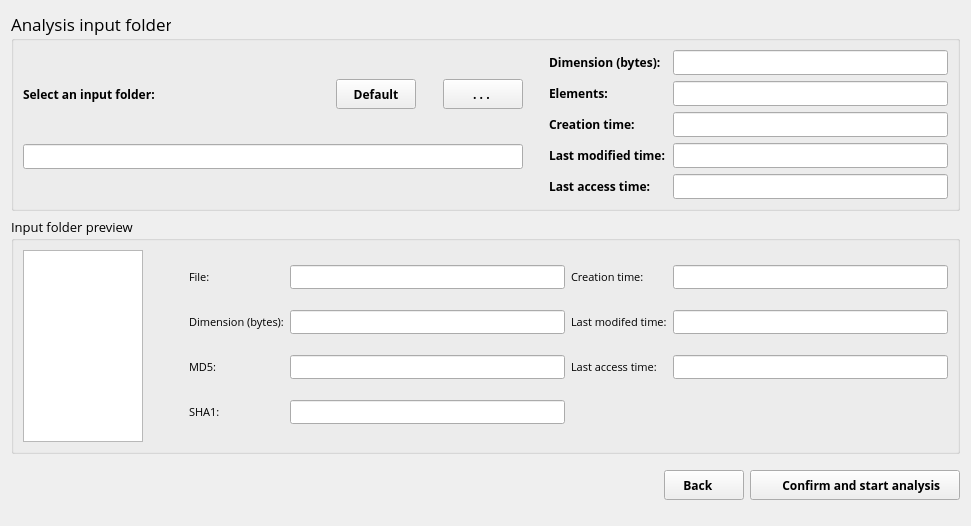
      <widget class="QWidget" name="page_3">
       <layout class="QGridLayout" name="gridLayout_20">
        <item row="0" column="0">
         <widget class="QGroupBox" name="groupBox_input_folder">
          <property name="font">
           <font>
            <family>Open Sans</family>
            <pointsize>13</pointsize>
           </font>
          </property>
          <property name="title">
           <string>Analysis input folder </string>
          </property>
          <layout class="QGridLayout" name="gridLayout_18">
           <item row="0" column="2">
            <layout class="QGridLayout" name="gridLayout_16">
             <item row="0" column="0">
              <widget class="QLabel" name="label_19">
               <property name="font">
                <font>
                 <family>Open Sans</family>
                 <pointsize>9</pointsize>
                 <weight>75</weight>
                 <bold>true</bold>
                </font>
               </property>
               <property name="text">
                <string>Dimension (bytes):</string>
               </property>
              </widget>
             </item>
             <item row="0" column="1">
              <widget class="QLineEdit" name="line_folder_dimension">
               <property name="minimumSize">
                <size>
                 <width>275</width>
                 <height>0</height>
                </size>
               </property>
               <property name="maximumSize">
                <size>
                 <width>275</width>
                 <height>16777215</height>
                </size>
               </property>
               <property name="font">
                <font>
                 <family>Open Sans</family>
                 <pointsize>9</pointsize>
                </font>
               </property>
              </widget>
             </item>
             <item row="1" column="0">
              <widget class="QLabel" name="label_20">
               <property name="font">
                <font>
                 <family>Open Sans</family>
                 <pointsize>9</pointsize>
                 <weight>75</weight>
                 <bold>true</bold>
                </font>
               </property>
               <property name="text">
                <string>Elements:</string>
               </property>
              </widget>
             </item>
             <item row="1" column="1">
              <widget class="QLineEdit" name="line_folder_elements">
               <property name="minimumSize">
                <size>
                 <width>275</width>
                 <height>0</height>
                </size>
               </property>
               <property name="maximumSize">
                <size>
                 <width>275</width>
                 <height>16777215</height>
                </size>
               </property>
               <property name="font">
                <font>
                 <family>Open Sans</family>
                 <pointsize>9</pointsize>
                </font>
               </property>
              </widget>
             </item>
             <item row="2" column="0">
              <widget class="QLabel" name="label_21">
               <property name="font">
                <font>
                 <family>Open Sans</family>
                 <pointsize>9</pointsize>
                 <weight>75</weight>
                 <bold>true</bold>
                </font>
               </property>
               <property name="text">
                <string>Creation time:</string>
               </property>
              </widget>
             </item>
             <item row="2" column="1">
              <widget class="QLineEdit" name="line_folder_creation_time">
               <property name="minimumSize">
                <size>
                 <width>275</width>
                 <height>0</height>
                </size>
               </property>
               <property name="maximumSize">
                <size>
                 <width>275</width>
                 <height>16777215</height>
                </size>
               </property>
               <property name="font">
                <font>
                 <family>Open Sans</family>
                 <pointsize>9</pointsize>
                </font>
               </property>
              </widget>
             </item>
             <item row="3" column="0">
              <widget class="QLabel" name="label_22">
               <property name="font">
                <font>
                 <family>Open Sans</family>
                 <pointsize>9</pointsize>
                 <weight>75</weight>
                 <bold>true</bold>
                </font>
               </property>
               <property name="text">
                <string>Last modified time:</string>
               </property>
              </widget>
             </item>
             <item row="3" column="1">
              <widget class="QLineEdit" name="line_folder_last_modified_time">
               <property name="minimumSize">
                <size>
                 <width>275</width>
                 <height>0</height>
                </size>
               </property>
               <property name="maximumSize">
                <size>
                 <width>275</width>
                 <height>16777215</height>
                </size>
               </property>
               <property name="font">
                <font>
                 <family>Open Sans</family>
                 <pointsize>9</pointsize>
                </font>
               </property>
              </widget>
             </item>
             <item row="4" column="0">
              <widget class="QLabel" name="label_23">
               <property name="font">
                <font>
                 <family>Open Sans</family>
                 <pointsize>9</pointsize>
                 <weight>75</weight>
                 <bold>true</bold>
                </font>
               </property>
               <property name="text">
                <string>Last access time:</string>
               </property>
              </widget>
             </item>
             <item row="4" column="1">
              <widget class="QLineEdit" name="line_folder_last_access_time">
               <property name="minimumSize">
                <size>
                 <width>275</width>
                 <height>0</height>
                </size>
               </property>
               <property name="maximumSize">
                <size>
                 <width>275</width>
                 <height>16777215</height>
                </size>
               </property>
               <property name="font">
                <font>
                 <family>Open Sans</family>
                 <pointsize>9</pointsize>
                </font>
               </property>
              </widget>
             </item>
            </layout>
           </item>
           <item row="0" column="0">
            <layout class="QGridLayout" name="gridLayout_17">
             <item row="0" column="2">
              <widget class="QPushButton" name="button_analyze_default_path">
               <property name="sizePolicy">
                <sizepolicy hsizetype="Fixed" vsizetype="Fixed">
                 <horstretch>0</horstretch>
                 <verstretch>0</verstretch>
                </sizepolicy>
               </property>
               <property name="minimumSize">
                <size>
                 <width>80</width>
                 <height>30</height>
                </size>
               </property>
               <property name="maximumSize">
                <size>
                 <width>80</width>
                 <height>30</height>
                </size>
               </property>
               <property name="font">
                <font>
                 <family>Open Sans</family>
                 <pointsize>9</pointsize>
                 <weight>75</weight>
                 <bold>true</bold>
                </font>
               </property>
               <property name="text">
                <string>Default</string>
               </property>
              </widget>
             </item>
             <item row="0" column="4">
              <widget class="QPushButton" name="button_analyze_other_path">
               <property name="sizePolicy">
                <sizepolicy hsizetype="Fixed" vsizetype="Fixed">
                 <horstretch>0</horstretch>
                 <verstretch>0</verstretch>
                </sizepolicy>
               </property>
               <property name="minimumSize">
                <size>
                 <width>80</width>
                 <height>30</height>
                </size>
               </property>
               <property name="maximumSize">
                <size>
                 <width>80</width>
                 <height>30</height>
                </size>
               </property>
               <property name="font">
                <font>
                 <family>Open Sans</family>
                 <pointsize>9</pointsize>
                 <weight>75</weight>
                 <bold>true</bold>
                </font>
               </property>
               <property name="text">
                <string>. . . </string>
               </property>
              </widget>
             </item>
             <item row="1" column="0" colspan="5">
              <widget class="QLineEdit" name="line_analysis_input_path">
               <property name="sizePolicy">
                <sizepolicy hsizetype="Fixed" vsizetype="Fixed">
                 <horstretch>0</horstretch>
                 <verstretch>0</verstretch>
                </sizepolicy>
               </property>
               <property name="minimumSize">
                <size>
                 <width>500</width>
                 <height>0</height>
                </size>
               </property>
               <property name="maximumSize">
                <size>
                 <width>500</width>
                 <height>16777215</height>
                </size>
               </property>
               <property name="font">
                <font>
                 <family>Open Sans</family>
                 <pointsize>9</pointsize>
                </font>
               </property>
              </widget>
             </item>
             <item row="0" column="0">
              <widget class="QLabel" name="label_18">
               <property name="font">
                <font>
                 <family>Open Sans</family>
                 <pointsize>9</pointsize>
                 <weight>75</weight>
                 <bold>true</bold>
                </font>
               </property>
               <property name="text">
                <string>Select an input folder:</string>
               </property>
              </widget>
             </item>
             <item row="0" column="3">
              <spacer name="horizontalSpacer_10">
               <property name="orientation">
                <enum>Qt::Horizontal</enum>
               </property>
               <property name="sizeType">
                <enum>QSizePolicy::Fixed</enum>
               </property>
               <property name="sizeHint" stdset="0">
                <size>
                 <width>15</width>
                 <height>20</height>
                </size>
               </property>
              </spacer>
             </item>
             <item row="0" column="1">
              <spacer name="horizontalSpacer_11">
               <property name="orientation">
                <enum>Qt::Horizontal</enum>
               </property>
               <property name="sizeHint" stdset="0">
                <size>
                 <width>40</width>
                 <height>20</height>
                </size>
               </property>
              </spacer>
             </item>
            </layout>
           </item>
           <item row="0" column="1">
            <spacer name="horizontalSpacer_9">
             <property name="orientation">
              <enum>Qt::Horizontal</enum>
             </property>
             <property name="sizeType">
              <enum>QSizePolicy::Fixed</enum>
             </property>
             <property name="sizeHint" stdset="0">
              <size>
               <width>20</width>
               <height>20</height>
              </size>
             </property>
            </spacer>
           </item>
          </layout>
         </widget>
        </item>
        <item row="1" column="0">
         <widget class="QGroupBox" name="groupBox_input_folder_preview">
          <property name="sizePolicy">
           <sizepolicy hsizetype="Preferred" vsizetype="Expanding">
            <horstretch>0</horstretch>
            <verstretch>0</verstretch>
           </sizepolicy>
          </property>
          <property name="font">
           <font>
            <family>Open Sans</family>
            <pointsize>10</pointsize>
           </font>
          </property>
          <property name="title">
           <string>Input folder preview</string>
          </property>
          <layout class="QGridLayout" name="gridLayout_22">
           <item row="0" column="2">
            <layout class="QGridLayout" name="gridLayout_19">
             <item row="0" column="0">
              <widget class="QLabel" name="label_24">
               <property name="font">
                <font>
                 <pointsize>8</pointsize>
                </font>
               </property>
               <property name="text">
                <string>File:</string>
               </property>
              </widget>
             </item>
             <item row="0" column="1">
              <widget class="QLineEdit" name="line_file_selected">
               <property name="sizePolicy">
                <sizepolicy hsizetype="Fixed" vsizetype="Fixed">
                 <horstretch>0</horstretch>
                 <verstretch>0</verstretch>
                </sizepolicy>
               </property>
               <property name="minimumSize">
                <size>
                 <width>275</width>
                 <height>0</height>
                </size>
               </property>
               <property name="maximumSize">
                <size>
                 <width>275</width>
                 <height>16777215</height>
                </size>
               </property>
               <property name="font">
                <font>
                 <pointsize>8</pointsize>
                </font>
               </property>
              </widget>
             </item>
             <item row="0" column="2">
              <widget class="QLabel" name="label_28">
               <property name="font">
                <font>
                 <pointsize>8</pointsize>
                </font>
               </property>
               <property name="text">
                <string>Creation time:</string>
               </property>
              </widget>
             </item>
             <item row="0" column="3">
              <widget class="QLineEdit" name="line_file_creation_time">
               <property name="sizePolicy">
                <sizepolicy hsizetype="Fixed" vsizetype="Fixed">
                 <horstretch>0</horstretch>
                 <verstretch>0</verstretch>
                </sizepolicy>
               </property>
               <property name="minimumSize">
                <size>
                 <width>275</width>
                 <height>0</height>
                </size>
               </property>
               <property name="maximumSize">
                <size>
                 <width>275</width>
                 <height>16777215</height>
                </size>
               </property>
               <property name="font">
                <font>
                 <pointsize>8</pointsize>
                </font>
               </property>
              </widget>
             </item>
             <item row="1" column="0">
              <widget class="QLabel" name="label_25">
               <property name="font">
                <font>
                 <pointsize>8</pointsize>
                </font>
               </property>
               <property name="text">
                <string>Dimension (bytes):</string>
               </property>
              </widget>
             </item>
             <item row="1" column="1">
              <widget class="QLineEdit" name="line_file_dimension">
               <property name="sizePolicy">
                <sizepolicy hsizetype="Fixed" vsizetype="Fixed">
                 <horstretch>0</horstretch>
                 <verstretch>0</verstretch>
                </sizepolicy>
               </property>
               <property name="minimumSize">
                <size>
                 <width>275</width>
                 <height>0</height>
                </size>
               </property>
               <property name="maximumSize">
                <size>
                 <width>275</width>
                 <height>16777215</height>
                </size>
               </property>
               <property name="font">
                <font>
                 <pointsize>8</pointsize>
                </font>
               </property>
              </widget>
             </item>
             <item row="1" column="2">
              <widget class="QLabel" name="label_29">
               <property name="font">
                <font>
                 <pointsize>8</pointsize>
                </font>
               </property>
               <property name="text">
                <string>Last modifed time:</string>
               </property>
              </widget>
             </item>
             <item row="1" column="3">
              <widget class="QLineEdit" name="line_file_last_modified">
               <property name="sizePolicy">
                <sizepolicy hsizetype="Fixed" vsizetype="Fixed">
                 <horstretch>0</horstretch>
                 <verstretch>0</verstretch>
                </sizepolicy>
               </property>
               <property name="minimumSize">
                <size>
                 <width>275</width>
                 <height>0</height>
                </size>
               </property>
               <property name="maximumSize">
                <size>
                 <width>275</width>
                 <height>16777215</height>
                </size>
               </property>
               <property name="font">
                <font>
                 <pointsize>8</pointsize>
                </font>
               </property>
              </widget>
             </item>
             <item row="2" column="0">
              <widget class="QLabel" name="label_26">
               <property name="font">
                <font>
                 <pointsize>8</pointsize>
                </font>
               </property>
               <property name="text">
                <string>MD5:</string>
               </property>
              </widget>
             </item>
             <item row="2" column="1">
              <widget class="QLineEdit" name="line_file_md5">
               <property name="sizePolicy">
                <sizepolicy hsizetype="Fixed" vsizetype="Fixed">
                 <horstretch>0</horstretch>
                 <verstretch>0</verstretch>
                </sizepolicy>
               </property>
               <property name="minimumSize">
                <size>
                 <width>275</width>
                 <height>0</height>
                </size>
               </property>
               <property name="maximumSize">
                <size>
                 <width>275</width>
                 <height>16777215</height>
                </size>
               </property>
               <property name="font">
                <font>
                 <pointsize>8</pointsize>
                </font>
               </property>
              </widget>
             </item>
             <item row="2" column="2">
              <widget class="QLabel" name="label_30">
               <property name="font">
                <font>
                 <pointsize>8</pointsize>
                </font>
               </property>
               <property name="text">
                <string>Last access time:</string>
               </property>
              </widget>
             </item>
             <item row="2" column="3">
              <widget class="QLineEdit" name="line_file_last_access">
               <property name="sizePolicy">
                <sizepolicy hsizetype="Fixed" vsizetype="Fixed">
                 <horstretch>0</horstretch>
                 <verstretch>0</verstretch>
                </sizepolicy>
               </property>
               <property name="minimumSize">
                <size>
                 <width>275</width>
                 <height>0</height>
                </size>
               </property>
               <property name="maximumSize">
                <size>
                 <width>275</width>
                 <height>16777215</height>
                </size>
               </property>
               <property name="font">
                <font>
                 <pointsize>8</pointsize>
                </font>
               </property>
              </widget>
             </item>
             <item row="3" column="0">
              <widget class="QLabel" name="label_27">
               <property name="font">
                <font>
                 <pointsize>8</pointsize>
                </font>
               </property>
               <property name="text">
                <string>SHA1:</string>
               </property>
              </widget>
             </item>
             <item row="3" column="1">
              <widget class="QLineEdit" name="line_file_sha1">
               <property name="sizePolicy">
                <sizepolicy hsizetype="Fixed" vsizetype="Fixed">
                 <horstretch>0</horstretch>
                 <verstretch>0</verstretch>
                </sizepolicy>
               </property>
               <property name="minimumSize">
                <size>
                 <width>275</width>
                 <height>0</height>
                </size>
               </property>
               <property name="maximumSize">
                <size>
                 <width>275</width>
                 <height>16777215</height>
                </size>
               </property>
               <property name="font">
                <font>
                 <pointsize>8</pointsize>
                </font>
               </property>
              </widget>
             </item>
            </layout>
           </item>
           <item row="0" column="1">
            <spacer name="horizontalSpacer_8">
             <property name="orientation">
              <enum>Qt::Horizontal</enum>
             </property>
             <property name="sizeHint" stdset="0">
              <size>
               <width>40</width>
               <height>20</height>
              </size>
             </property>
            </spacer>
           </item>
           <item row="0" column="0">
            <widget class="QListWidget" name="list_input_folder_preview">
             <property name="sizePolicy">
              <sizepolicy hsizetype="Fixed" vsizetype="Expanding">
               <horstretch>0</horstretch>
               <verstretch>0</verstretch>
              </sizepolicy>
             </property>
             <property name="minimumSize">
              <size>
               <width>120</width>
               <height>0</height>
              </size>
             </property>
             <property name="maximumSize">
              <size>
               <width>100</width>
               <height>16777215</height>
              </size>
             </property>
             <property name="font">
              <font>
               <family>Open Sans</family>
               <pointsize>8</pointsize>
              </font>
             </property>
            </widget>
           </item>
          </layout>
         </widget>
        </item>
        <item row="3" column="0">
         <layout class="QGridLayout" name="gridLayout_21">
          <item row="0" column="2">
           <widget class="QPushButton" name="button_confirm_analysis">
            <property name="sizePolicy">
             <sizepolicy hsizetype="Fixed" vsizetype="Fixed">
              <horstretch>0</horstretch>
              <verstretch>0</verstretch>
             </sizepolicy>
            </property>
            <property name="minimumSize">
             <size>
              <width>210</width>
              <height>30</height>
             </size>
            </property>
            <property name="maximumSize">
             <size>
              <width>210</width>
              <height>30</height>
             </size>
            </property>
            <property name="font">
             <font>
              <family>Open Sans</family>
              <pointsize>9</pointsize>
              <weight>75</weight>
              <bold>true</bold>
             </font>
            </property>
            <property name="layoutDirection">
             <enum>Qt::RightToLeft</enum>
            </property>
            <property name="text">
             <string>    Confirm and start analysis</string>
            </property>
            <property name="icon">
             <iconset resource="icons.qrc">
              <normaloff>:/icons/arrow_right.png</normaloff>:/icons/arrow_right.png</iconset>
            </property>
            <property name="iconSize">
             <size>
              <width>24</width>
              <height>24</height>
             </size>
            </property>
           </widget>
          </item>
          <item row="0" column="1">
           <widget class="QPushButton" name="button_input_folder_screen_back">
            <property name="sizePolicy">
             <sizepolicy hsizetype="Fixed" vsizetype="Fixed">
              <horstretch>0</horstretch>
              <verstretch>0</verstretch>
             </sizepolicy>
            </property>
            <property name="minimumSize">
             <size>
              <width>80</width>
              <height>30</height>
             </size>
            </property>
            <property name="maximumSize">
             <size>
              <width>80</width>
              <height>30</height>
             </size>
            </property>
            <property name="font">
             <font>
              <family>Open Sans</family>
              <pointsize>9</pointsize>
              <weight>75</weight>
              <bold>true</bold>
             </font>
            </property>
            <property name="text">
             <string>Back    </string>
            </property>
            <property name="icon">
             <iconset resource="icons.qrc">
              <normaloff>:/icons/arrow_left.png</normaloff>:/icons/arrow_left.png</iconset>
            </property>
            <property name="iconSize">
             <size>
              <width>24</width>
              <height>24</height>
             </size>
            </property>
           </widget>
          </item>
          <item row="0" column="0">
           <spacer name="horizontalSpacer_13">
            <property name="orientation">
             <enum>Qt::Horizontal</enum>
            </property>
            <property name="sizeHint" stdset="0">
             <size>
              <width>40</width>
              <height>20</height>
             </size>
            </property>
           </spacer>
          </item>
         </layout>
        </item>
        <item row="4" column="0">
         <spacer name="verticalSpacer_6">
          <property name="orientation">
           <enum>Qt::Vertical</enum>
          </property>
          <property name="sizeType">
           <enum>QSizePolicy::Fixed</enum>
          </property>
          <property name="sizeHint" stdset="0">
           <size>
            <width>20</width>
            <height>15</height>
           </size>
          </property>
         </spacer>
        </item>
        <item row="2" column="0">
         <spacer name="verticalSpacer_10">
          <property name="orientation">
           <enum>Qt::Vertical</enum>
          </property>
          <property name="sizeType">
           <enum>QSizePolicy::Fixed</enum>
          </property>
          <property name="sizeHint" stdset="0">
           <size>
            <width>20</width>
            <height>10</height>
           </size>
          </property>
         </spacer>
        </item>
       </layout>
      </widget>
